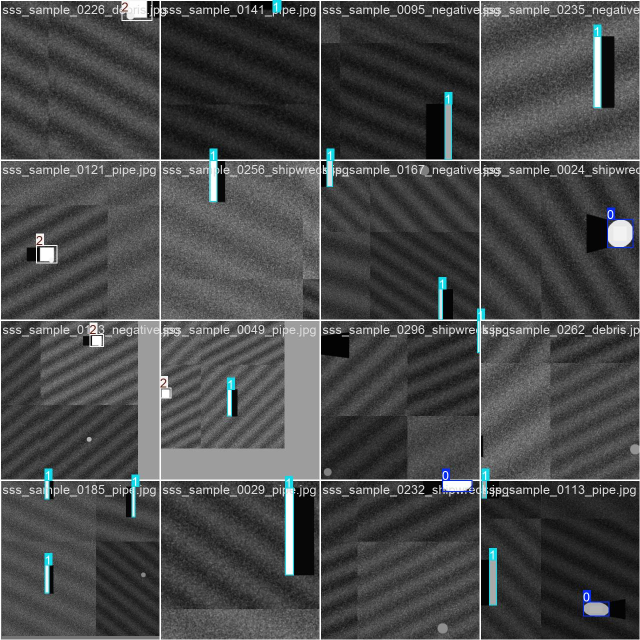
#> input picture backend/ml/runs/sss_yolo_experiment/train_batch0.jpg, 1280 x 1280 px (shown at 1/2 size)
$ python -i preprocessor.py   (imports and definitions only)
#> lines starting #> are read from the running program, lines starting #| are printed output that depends on the picture
#> further down, picture is the input picture: shape (1280, 1280, 3); mean B, G, R 73.8, 73.5, 72.4
import cv2
import numpy as np
from pathlib import Path
from typing import Union, List, Dict, Tuple

def load_image(image_input: Union[str, Path, np.ndarray]) -> np.ndarray:
    """Loads an image if input is path, otherwise returns the array."""
    if isinstance(image_input, (str, Path)):
        img = cv2.imread(str(image_input))
        if img is None:
            raise FileNotFoundError(f"Could not load image at {image_input}")
        return img
    return image_input

def apply_bilateral_filter(image: np.ndarray, d: int = 9, sigma_color: float = 75.0, sigma_space: float = 75.0) -> np.ndarray:
    """
    Applies Bilateral Filter to reduce speckle noise while preserving sharp boundaries.
    Can accept grayscale or color images.
    """
#> called with d = 9, sigma_color = 75, sigma_space = 75
    return cv2.bilateralFilter(image, d, sigma_color, sigma_space)

def apply_clahe(image: np.ndarray, clip_limit: float = 2.0, tile_grid_size: Tuple[int, int] = (8, 8)) -> np.ndarray:
    """
    Applies CLAHE (Contrast Limited Adaptive Histogram Equalization) to balance sonar contrast.
    If image is RGB, processes the L channel in LAB color space to preserve color profiles.
    """
#> called with clip_limit = 2, tile_grid_size = (8, 8)
    if len(image.shape) == 3 and image.shape[2] == 3:
        # Convert to LAB color space
        lab = cv2.cvtColor(image, cv2.COLOR_BGR2LAB)
#> lab: shape (1280, 1280, 3); mean of channels 0, 1, 2 77.5, 127.8, 127.8
        l_channel, a_channel, b_channel = cv2.split(lab)
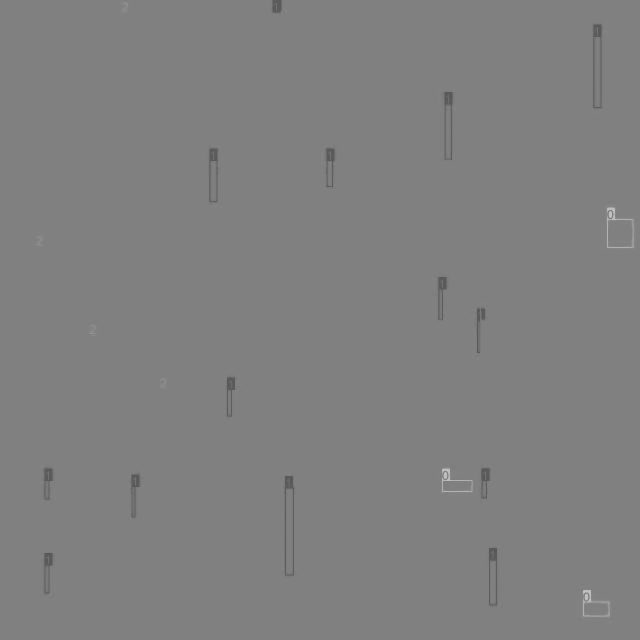
#> a_channel: shape (1280, 1280) (shown at 1/2 size); min 85, max 194, mean 127.8

        # Apply CLAHE to L channel
        clahe = cv2.createCLAHE(clipLimit=clip_limit, tileGridSize=tile_grid_size)
        cl = clahe.apply(l_channel)
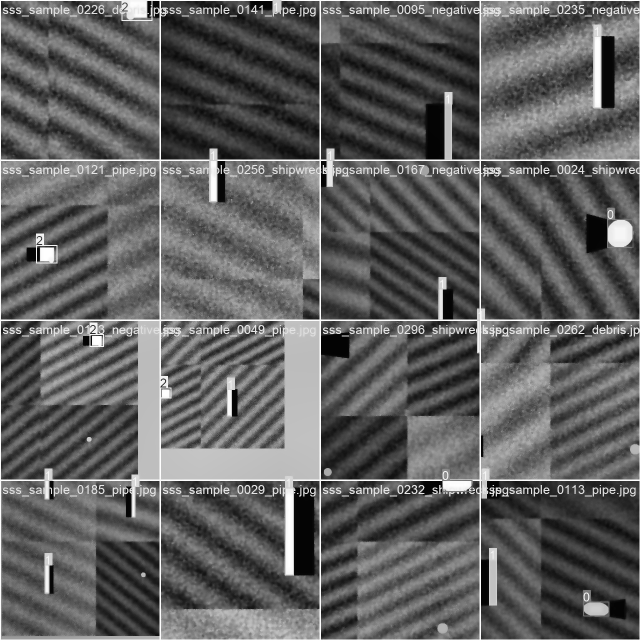
#> cl: shape (1280, 1280) (shown at 1/2 size); min 1, max 255, mean 95

        # Merge channels and convert back
        merged = cv2.merge((cl, a_channel, b_channel))
#> merged: shape (1280, 1280, 3); mean of channels 0, 1, 2 95, 127.8, 127.8
        return cv2.cvtColor(merged, cv2.COLOR_LAB2BGR)
    else:
        # Grayscale image
        clahe = cv2.createCLAHE(clipLimit=clip_limit, tileGridSize=tile_grid_size)
        return clahe.apply(image)

# [45 lines left out: function tile_waterfall_image, not called in this run]

def preprocess_pipeline(image_input: Union[str, Path, np.ndarray], d: int = 9, clip_limit: float = 2.0) -> np.ndarray:
    """Runs full preprocessing pipeline: read -> denoise -> contrast enhance."""
    img = load_image(image_input)
    denoised = apply_bilateral_filter(img, d=d)
    enhanced = apply_clahe(denoised, clip_limit=clip_limit)
    return enhanced

>>> import cv2
>>> picture = cv2.imread('../../ml/runs/sss_yolo_experiment/train_batch0.jpg')
>>> result = preprocess_pipeline(picture)

$ run again, on backend/ml/runs/sss_yolo_experiment/train_batch1.jpg
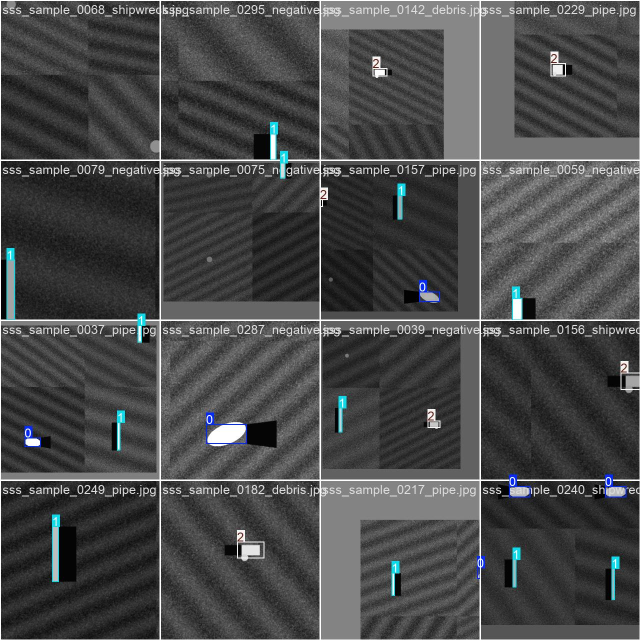
#> input picture backend/ml/runs/sss_yolo_experiment/train_batch1.jpg, 1280 x 1280 px (shown at 1/2 size)
#> picture is the input picture: shape (1280, 1280, 3); mean B, G, R 73.8, 73.4, 72.5
#> lab: shape (1280, 1280, 3); mean of channels 0, 1, 2 77.6, 127.9, 127.7
#> in apply_clahe, `l_channel, a_channel, b_channel = cv2.split(lab)`:
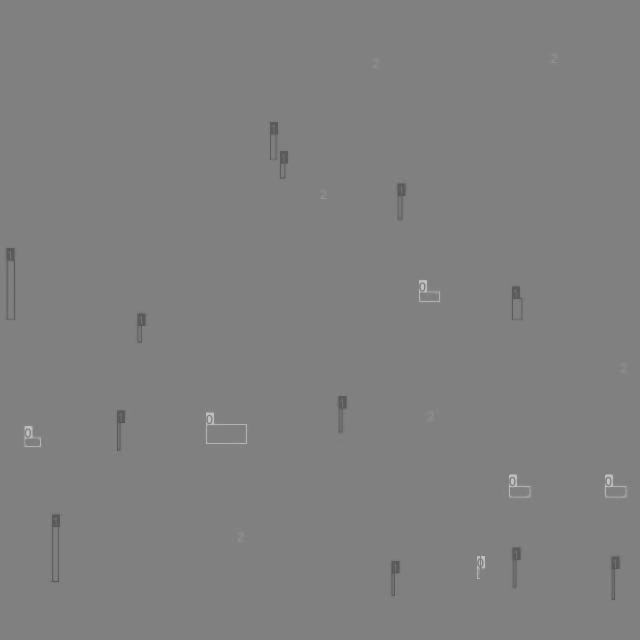
#> a_channel: shape (1280, 1280) (shown at 1/2 size); min 86, max 195, mean 127.9
#> in apply_clahe, `cl = clahe.apply(l_channel)`:
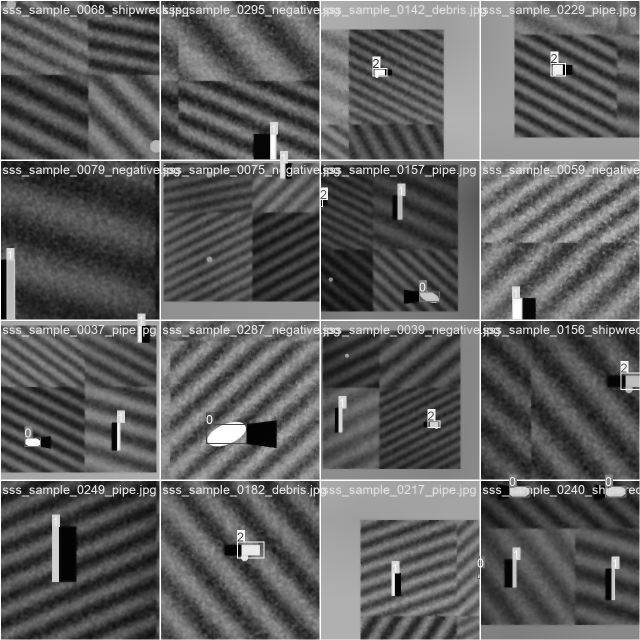
#> cl: shape (1280, 1280) (shown at 1/2 size); min 2, max 255, mean 94.7
#> merged: shape (1280, 1280, 3); mean of channels 0, 1, 2 94.7, 127.9, 127.7

$ run again, on backend/ml/runs/sss_yolo_experiment/train_batch2.jpg
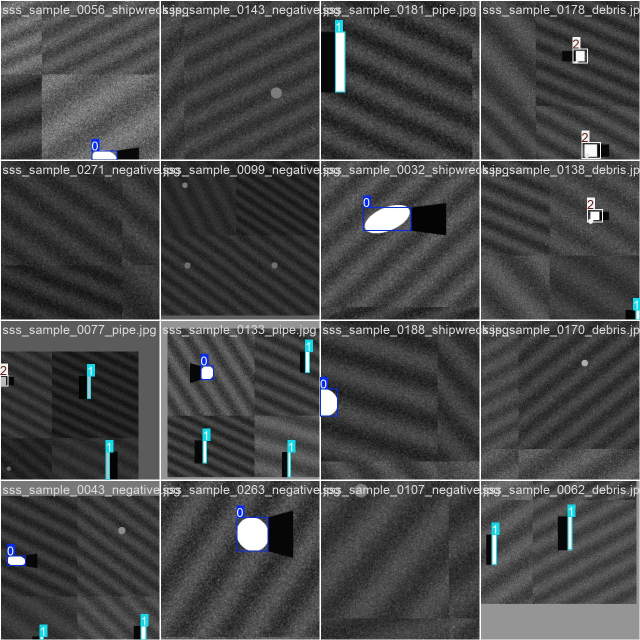
#> input picture backend/ml/runs/sss_yolo_experiment/train_batch2.jpg, 1280 x 1280 px (shown at 1/2 size)
#> picture is the input picture: shape (1280, 1280, 3); mean B, G, R 72.4, 71.9, 71.1
#> lab: shape (1280, 1280, 3); mean of channels 0, 1, 2 76.1, 128, 127.7
#> in apply_clahe, `l_channel, a_channel, b_channel = cv2.split(lab)`:
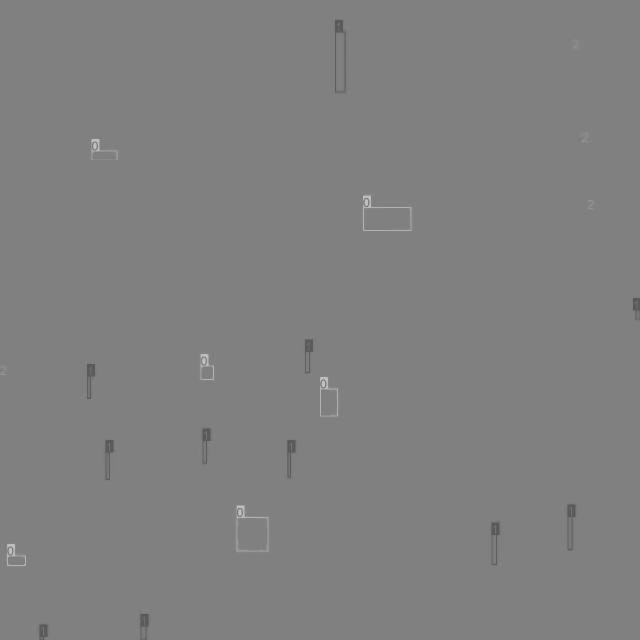
#> a_channel: shape (1280, 1280) (shown at 1/2 size); min 86, max 194, mean 128
#> in apply_clahe, `cl = clahe.apply(l_channel)`:
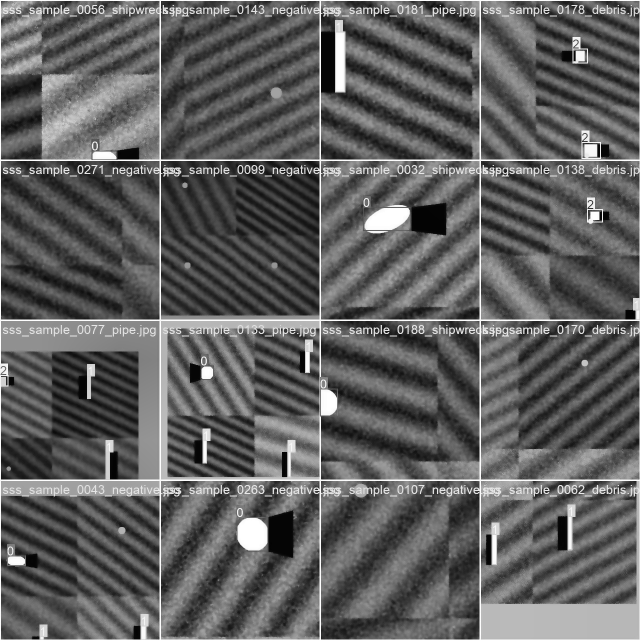
#> cl: shape (1280, 1280) (shown at 1/2 size); min 2, max 255, mean 94.9
#> merged: shape (1280, 1280, 3); mean of channels 0, 1, 2 94.9, 128, 127.7

$ run again, on backend/ml/runs/sss_yolo_experiment/val_batch0_pred.jpg
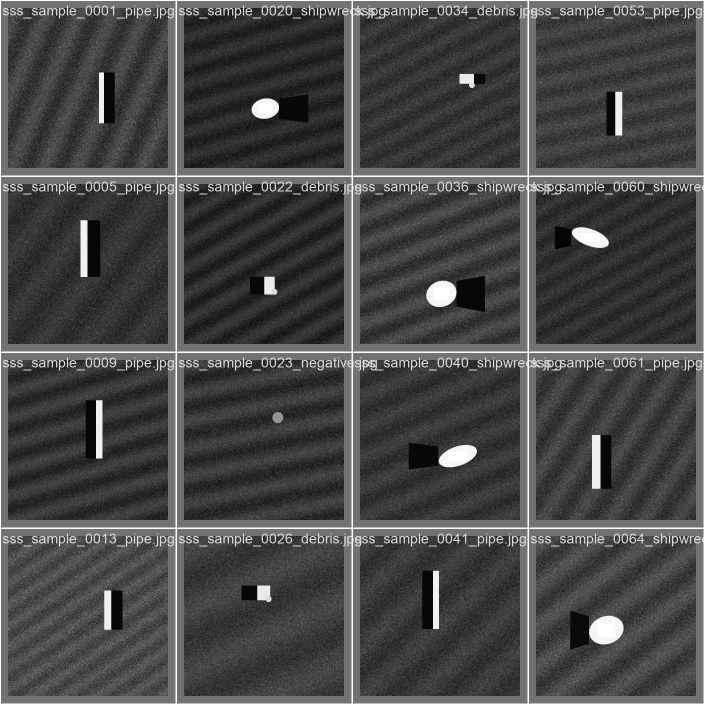
#> input picture backend/ml/runs/sss_yolo_experiment/val_batch0_pred.jpg, 1408 x 1408 px (shown at 1/2 size)
#> picture is the input picture: shape (1408, 1408, 3); min 0, max 255, mean 71.9
#> lab: shape (1408, 1408, 3); mean of channels 0, 1, 2 76.1, 128, 128
#> a_channel: shape (1408, 1408); every value is 128
#> in apply_clahe, `cl = clahe.apply(l_channel)`:
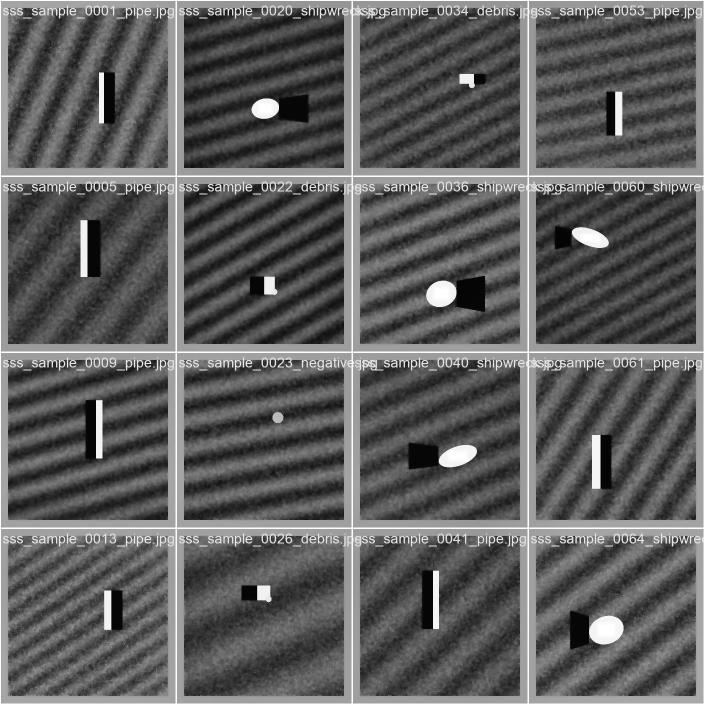
#> cl: shape (1408, 1408) (shown at 1/2 size); min 2, max 255, mean 93.9
#> merged: shape (1408, 1408, 3); mean of channels 0, 1, 2 93.9, 128, 128
